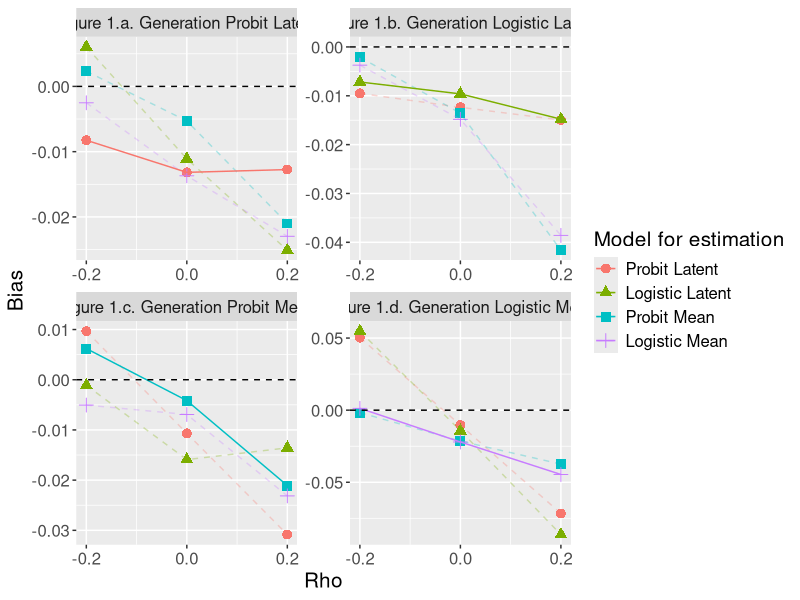

Generate this figure with R:
library(reshape)
library(ggplot2)

dat <- openxlsx::read.xlsx("robust_dat.xlsx")

plotdata <- melt(dat,
                 id.vars=c("rho","group"))

plotdata$variable <- gsub("_"," ",plotdata$variable)
plotdata$group <- gsub("_"," ",plotdata$group)

#plotdata$rho <- as.character(plotdata$rho)

colnames(plotdata)[3] <- "Model for estimation"
colnames(plotdata)[1] <- "Rho"

plotdata$cut <- 0

plotdata$group <- factor(plotdata$group,levels=c("Probit Latent","Logistic Latent","Probit Mean","Logistic Mean"))
plotdata$`Model for estimation` <- factor(plotdata$`Model for estimation`,levels=c("Probit Latent","Logistic Latent","Probit Mean","Logistic Mean"))

plotdata$l <- ifelse(plotdata$group==plotdata$`Model for estimation`,plotdata$value,NA)
plotdata$m <- ifelse(plotdata$group!=plotdata$`Model for estimation`,plotdata$value,NA)



levels(plotdata$group)=c("Figure 1.a. Generation Probit Latent","Figure 1.b. Generation Logistic Latent","Figure 1.c. Generation Probit Mean","Figure 1.d. Generation Logistic Mean")


ggplot(plotdata) +
  geom_point(aes(x=Rho,y=value,col=`Model for estimation`,shape=`Model for estimation`),size=3) +
  geom_line(aes(x=Rho,y=m,col=`Model for estimation`),linetype="dashed", alpha=0.3) +
  geom_line(aes(x=Rho,y=l,col=`Model for estimation`)) +
  geom_hline(aes(yintercept = cut),show.legend = FALSE, linetype="dashed") +
  facet_wrap(~group,nrow=2,scales = "free") +
  ylab("Bias") +
  theme(text=element_text(size=15)) +
  scale_x_continuous(limits = c(-0.2,0.2), breaks =c(-0.2,0,0.2))
